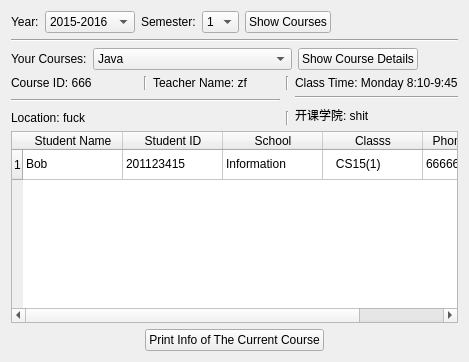
          <widget class="QWidget" name="courses_tab">
           <attribute name="title">
            <string>My Courses</string>
           </attribute>
           <layout class="QVBoxLayout" name="verticalLayout_3">
            <item>
             <layout class="QHBoxLayout" name="horizontalLayout_8">
              <item>
               <widget class="QLabel" name="label_21">
                <property name="styleSheet">
                 <string notr="true">font: 12pt &quot;Sans Serif&quot;;</string>
                </property>
                <property name="text">
                 <string>Year:</string>
                </property>
               </widget>
              </item>
              <item>
               <widget class="QComboBox" name="comboBox_8">
                <property name="enabled">
                 <bool>true</bool>
                </property>
                <property name="styleSheet">
                 <string notr="true">font: 11pt &quot;Sans Serif&quot;;</string>
                </property>
                <item>
                 <property name="text">
                  <string>2015-2016</string>
                 </property>
                </item>
                <item>
                 <property name="text">
                  <string>2016-2017</string>
                 </property>
                </item>
               </widget>
              </item>
              <item>
               <widget class="QLabel" name="label_22">
                <property name="styleSheet">
                 <string notr="true">font: 12pt &quot;Sans Serif&quot;;</string>
                </property>
                <property name="text">
                 <string>Semester:</string>
                </property>
               </widget>
              </item>
              <item>
               <widget class="QComboBox" name="comboBox_9">
                <property name="enabled">
                 <bool>true</bool>
                </property>
                <property name="styleSheet">
                 <string notr="true">font: 11pt &quot;Sans Serif&quot;;</string>
                </property>
                <item>
                 <property name="text">
                  <string>1</string>
                 </property>
                </item>
                <item>
                 <property name="text">
                  <string>2</string>
                 </property>
                </item>
               </widget>
              </item>
              <item>
               <widget class="QPushButton" name="pushButton_6">
                <property name="text">
                 <string>Show Courses</string>
                </property>
               </widget>
              </item>
              <item>
               <spacer name="horizontalSpacer_7">
                <property name="orientation">
                 <enum>Qt::Horizontal</enum>
                </property>
                <property name="sizeHint" stdset="0">
                 <size>
                  <width>40</width>
                  <height>20</height>
                 </size>
                </property>
               </spacer>
              </item>
             </layout>
            </item>
            <item>
             <widget class="Line" name="line_12">
              <property name="orientation">
               <enum>Qt::Horizontal</enum>
              </property>
             </widget>
            </item>
            <item>
             <layout class="QHBoxLayout" name="horizontalLayout_2">
              <item>
               <widget class="QLabel" name="label">
                <property name="styleSheet">
                 <string notr="true">font: 10pt &quot;Sans Serif&quot;;</string>
                </property>
                <property name="text">
                 <string>Your Courses:</string>
                </property>
               </widget>
              </item>
              <item>
               <widget class="QComboBox" name="comboBox">
                <property name="sizePolicy">
                 <sizepolicy hsizetype="Preferred" vsizetype="Fixed">
                  <horstretch>0</horstretch>
                  <verstretch>0</verstretch>
                 </sizepolicy>
                </property>
                <item>
                 <property name="text">
                  <string>Java</string>
                 </property>
                </item>
                <item>
                 <property name="text">
                  <string>C++ GUI Programming</string>
                 </property>
                </item>
                <item>
                 <property name="text">
                  <string>Data Structures and Algorithms</string>
                 </property>
                </item>
               </widget>
              </item>
              <item>
               <widget class="QPushButton" name="pushButton_4">
                <property name="styleSheet">
                 <string notr="true">font: 10pt &quot;Sans Serif&quot;;</string>
                </property>
                <property name="text">
                 <string>Show Course Details</string>
                </property>
               </widget>
              </item>
              <item>
               <spacer name="horizontalSpacer_2">
                <property name="orientation">
                 <enum>Qt::Horizontal</enum>
                </property>
                <property name="sizeType">
                 <enum>QSizePolicy::MinimumExpanding</enum>
                </property>
                <property name="sizeHint" stdset="0">
                 <size>
                  <width>40</width>
                  <height>20</height>
                 </size>
                </property>
               </spacer>
              </item>
             </layout>
            </item>
            <item>
             <layout class="QGridLayout" name="gridLayout_2">
              <item row="0" column="0">
               <widget class="QLabel" name="label_2">
                <property name="styleSheet">
                 <string notr="true">font: 10pt &quot;Sans Serif&quot;;</string>
                </property>
                <property name="text">
                 <string>Course ID: 666</string>
                </property>
               </widget>
              </item>
              <item row="0" column="1">
               <widget class="Line" name="line_7">
                <property name="orientation">
                 <enum>Qt::Vertical</enum>
                </property>
               </widget>
              </item>
              <item row="0" column="2">
               <widget class="QLabel" name="label_11">
                <property name="styleSheet">
                 <string notr="true">font: 10pt &quot;Sans Serif&quot;;</string>
                </property>
                <property name="text">
                 <string>Teacher Name: zf</string>
                </property>
               </widget>
              </item>
              <item row="0" column="3">
               <widget class="Line" name="line_10">
                <property name="orientation">
                 <enum>Qt::Vertical</enum>
                </property>
               </widget>
              </item>
              <item row="0" column="4">
               <widget class="QLabel" name="label_12">
                <property name="styleSheet">
                 <string notr="true">font: 10pt &quot;Sans Serif&quot;;</string>
                </property>
                <property name="text">
                 <string>Class Time: Monday 8:10-9:45</string>
                </property>
               </widget>
              </item>
              <item row="1" column="0" rowspan="2" colspan="3">
               <widget class="Line" name="line_8">
                <property name="orientation">
                 <enum>Qt::Horizontal</enum>
                </property>
               </widget>
              </item>
              <item row="1" column="4">
               <widget class="Line" name="line_9">
                <property name="orientation">
                 <enum>Qt::Horizontal</enum>
                </property>
               </widget>
              </item>
              <item row="2" column="4" rowspan="2">
               <widget class="QLabel" name="label_14">
                <property name="text">
                 <string>开课学院: shit</string>
                </property>
               </widget>
              </item>
              <item row="3" column="0" colspan="3">
               <widget class="QLabel" name="label_13">
                <property name="styleSheet">
                 <string notr="true">font: 10pt &quot;Sans Serif&quot;;</string>
                </property>
                <property name="text">
                 <string>Location: fuck</string>
                </property>
               </widget>
              </item>
              <item row="3" column="3">
               <widget class="Line" name="line_11">
                <property name="orientation">
                 <enum>Qt::Vertical</enum>
                </property>
               </widget>
              </item>
             </layout>
            </item>
            <item>
             <widget class="QTableWidget" name="tableWidget">
              <property name="styleSheet">
               <string notr="true">font: 10pt &quot;Sans Serif&quot;;</string>
              </property>
              <row>
               <property name="text">
                <string>1</string>
               </property>
              </row>
              <column>
               <property name="text">
                <string>Student Name</string>
               </property>
              </column>
              <column>
               <property name="text">
                <string>Student ID</string>
               </property>
              </column>
              <column>
               <property name="text">
                <string>School</string>
               </property>
              </column>
              <column>
               <property name="text">
                <string>Classs</string>
               </property>
              </column>
              <column>
               <property name="text">
                <string>Phone Number</string>
               </property>
              </column>
              <item row="0" column="0">
               <property name="text">
                <string>Bob</string>
               </property>
              </item>
              <item row="0" column="1">
               <property name="text">
                <string>201123415</string>
               </property>
              </item>
              <item row="0" column="2">
               <property name="text">
                <string>Information</string>
               </property>
              </item>
              <item row="0" column="3">
               <property name="text">
                <string>   CS15(1)</string>
               </property>
              </item>
              <item row="0" column="4">
               <property name="text">
                <string>66666666</string>
               </property>
              </item>
             </widget>
            </item>
            <item alignment="Qt::AlignHCenter">
             <widget class="QPushButton" name="pushButton_3">
              <property name="styleSheet">
               <string notr="true">font: 10pt &quot;Sans Serif&quot;;</string>
              </property>
              <property name="text">
               <string>Print Info of The Current Course</string>
              </property>
             </widget>
            </item>
           </layout>
          </widget>
